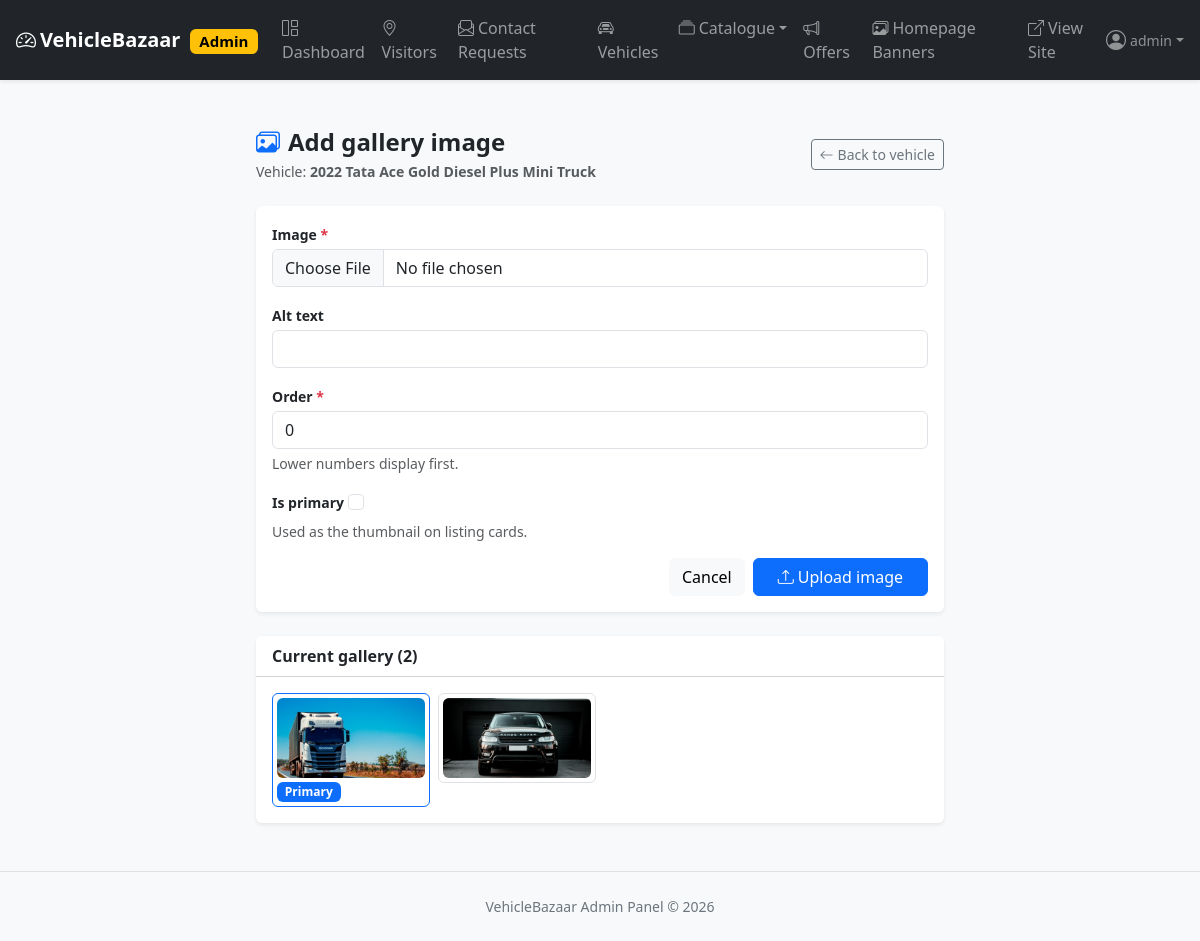
/admin-panel/vehicles/102/images/add/ (signed in), run on the app's committed database.
### apps/vehicles/models/vehicle.py (models this page shows, shortened)
class Vehicle(TimeStampedModel, SlugifiedModel):
    category = models.ForeignKey(
        Category, on_delete=models.PROTECT, related_name="vehicles"
    )
    brand = models.ForeignKey(Brand, on_delete=models.PROTECT, related_name="vehicles")
    model_name = models.CharField("Model", max_length=120)
    title = models.CharField(max_length=200)
    slug = models.SlugField(max_length=220, unique=True, db_index=True)
    manufacturing_year = models.PositiveSmallIntegerField(
        validators=[MinValueValidator(1950)]
    )
    registration_year = models.PositiveSmallIntegerField(
        null=True, blank=True, validators=[MinValueValidator(1950)]
    )
    price = models.DecimalField(
        max_digits=12, decimal_places=2, validators=[MinValueValidator(Decimal("0"))]
    )
    offer_price = models.DecimalField(
        max_digits=12,
        decimal_places=2,
        null=True,
        blank=True,
        validators=[MinValueValidator(Decimal("0"))],
        help_text="Discounted price. Leave empty for no discount.",
    )
    fuel_type = models.CharField(
        max_length=10, choices=FuelType.choices, default=FuelType.PETROL, db_index=True
    )
    transmission = models.CharField(
        max_length=10,
        choices=Transmission.choices,
        default=Transmission.MANUAL,
        db_index=True,
    )
    km_driven = models.PositiveIntegerField(validators=[MinValueValidator(0)])
    engine_cc = models.PositiveIntegerField("Engine (cc)", null=True, blank=True)
    color = models.CharField(max_length=60, blank=True)
    ownership = models.CharField(
        max_length=15, choices=Ownership.choices, default=Ownership.FIRST
    )
    location = models.CharField(max_length=120, db_index=True)
    description = models.TextField(blank=True)
    status = models.CharField(
        max_length=10,
        choices=VehicleStatus.choices,
        default=VehicleStatus.AVAILABLE,
        db_index=True,
    )
    is_featured = models.BooleanField(default=False, db_index=True)
    is_active = models.BooleanField(default=True, db_index=True)
    cover_image = models.ImageField(upload_to="vehicles/covers/", blank=True, null=True)
    features = models.ManyToManyField(Feature, blank=True, related_name="vehicles")
    objects = VehicleQuerySet.as_manager()
    class Meta:
        ordering = ["-created_at"]
        constraints = [
            models.CheckConstraint(
                name="vehicle_offer_price_below_price",
                check=(
                    models.Q(offer_price__isnull=True)
                    | models.Q(offer_price__lt=models.F("price"))
                ),
            ),
            models.CheckConstraint(
                name="vehicle_reg_year_not_before_mfg",
                check=(
                    models.Q(registration_year__isnull=True)
                    | models.Q(registration_year__gte=models.F("manufacturing_year"))
                ),
            ),
        ]
        indexes = [
            models.Index(fields=["is_active", "status"], name="veh_active_status_idx"),
            models.Index(fields=["-created_at"], name="veh_created_desc_idx"),
            models.Index(fields=["price"], name="veh_price_idx"),
            models.Index(fields=["manufacturing_year"], name="veh_mfg_year_idx"),
            models.Index(fields=["is_featured", "is_active"], name="veh_featured_idx"),
            models.Index(fields=["category", "status"], name="veh_cat_status_idx"),
            models.Index(fields=["brand", "status"], name="veh_brand_status_idx"),
        ]

### apps/vehicles/models/vehicle_image.py (models this page shows, shortened)
class VehicleImage(TimeStampedModel):
    vehicle = models.ForeignKey(
        "vehicles.Vehicle", on_delete=models.CASCADE, related_name="images"
    )
    image = models.ImageField(
        upload_to=upload_to_vehicle_image, validators=[validate_image_upload]
    )
    alt_text = models.CharField(max_length=200, blank=True)
    order = models.PositiveSmallIntegerField(
        default=0, help_text="Lower numbers display first."
    )
    is_primary = models.BooleanField(
        default=False, help_text="Used as the thumbnail on listing cards."
    )
    objects = VehicleImageQuerySet.as_manager()
    class Meta:
        ordering = ["-is_primary", "order", "id"]
        verbose_name_plural = "Vehicle images"
        constraints = [
            models.UniqueConstraint(
                fields=["vehicle"],
                condition=models.Q(is_primary=True),
                name="unique_primary_image_per_vehicle",
            ),
        ]
        indexes = [
            models.Index(fields=["vehicle", "order"], name="vehimg_order_idx"),
        ]

### apps/dashboard/entity_views.py (the view)
# urls.py: path("vehicles/<int:vehicle_pk>/images/add/", ev.vehicle_image_add, name="vehicle_image_add"),
@login_required
@staff_required
def vehicle_image_add(request, vehicle_pk):
    vehicle = get_object_or_404(Vehicle, pk=vehicle_pk)
    form = VehicleImageForm(request.POST or None, request.FILES or None)
    if request.method == "POST" and form.is_valid():
        img = form.save(commit=False)
        img.vehicle = vehicle
        img.save()
        messages.success(request, "Image added to gallery.")
        return redirect("vehicle_update", pk=vehicle.pk)
    return render(
        request,
        "admin_panel/vehicle_image_form.html",
        {
            "form": form,
            "vehicle": vehicle,
            "gallery": list(vehicle.images.ordered()),
        },
    )

### apps/dashboard/forms.py
class VehicleImageForm(BaseAdminForm):
    class Meta:
        model = VehicleImage
        fields = ["image", "alt_text", "order", "is_primary"]

### apps/core_context.py (called while the page is built)
def site_settings(request):
    return {
        "SITE_NAME": getattr(settings, "SITE_NAME", "VehicleBazaar"),
        "SITE_TAGLINE": getattr(settings, "SITE_TAGLINE", "Quality second-hand vehicles, verified."),
    }

### apps/dashboard/forms.py (called while the page is built)
def _bootstrapify(fields) -> None:
    for name, field in fields.items():
        widget = field.widget
        if isinstance(widget, forms.CheckboxInput):
            widget.attrs.setdefault("class", "form-check-input")
        elif isinstance(widget, forms.SelectMultiple):
            widget.attrs.setdefault("class", "form-select")
            widget.attrs.setdefault("size", "8")
        elif isinstance(widget, forms.Select):
            widget.attrs.setdefault("class", "form-select")
        else:
            widget.attrs.setdefault("class", "form-control")

### apps/offers/context_processors.py (called while the page is built)
def active_offer(request):
    if request.path.startswith("/admin-panel/") or request.path.startswith("/django-admin/"):
        return {"modal_offer": None}
    return {"modal_offer": OfferService.get_modal_offer()}

### apps/vehicles/models/vehicle_image.py (called while the page is built)
    def ordered(self) -> "VehicleImageQuerySet":
        return self.order_by("-is_primary", "order", "id")

### templates/admin_panel/vehicle_image_form.html (shortened to what this page needs)
{% extends "admin_panel/base.html" %}
{% block content %}
<div class="container-fluid px-3 py-4" style="max-width:720px;">
  <div class="d-flex justify-content-between align-items-center mb-4">
    <div>
      <h4 class="mb-0 fw-bold"><i class="bi bi-images me-2 text-primary"></i>Add gallery image</h4>
      <div class="small text-muted mt-1">Vehicle: <strong>{{ vehicle.title }}</strong></div>
    </div>
    <a href="/admin-panel/vehicles/{{ vehicle.pk }}/edit/" class="btn btn-outline-secondary btn-sm"><i class="bi bi-arrow-left me-1"></i>Back to vehicle</a>
  </div>
  <div class="card shadow-sm border-0">
    <div class="card-body">
      <form method="post" enctype="multipart/form-data" novalidate>
        {% for field in form %}{% include "admin_panel/partials/field.html" %}{% endfor %}
        <div class="d-flex justify-content-end gap-2 mt-3">
          <a href="/admin-panel/vehicles/{{ vehicle.pk }}/edit/" class="btn btn-light">Cancel</a>
          <button type="submit" class="btn btn-primary px-4"><i class="bi bi-upload me-1"></i>Upload image</button>
        </div>
      </form>
    </div>
  </div>
  {% if gallery %}
  <div class="card shadow-sm border-0 mt-4">
    <div class="card-header bg-white fw-semibold">Current gallery ({{ gallery|length }})</div>
    <div class="card-body">
      <div class="row g-2">
        {% for img in gallery %}
          <div class="col-4 col-md-3">
            <div class="border rounded p-1 {% if img.is_primary %}border-primary{% endif %}">
              <img src="{{ img.image.url }}" alt="" class="w-100 rounded" style="height:80px;object-fit:cover;">
              {% if img.is_primary %}<span class="badge text-bg-primary">Primary</span>{% endif %}
            </div>
          </div>
        {% endfor %}
      </div>
    </div>
  </div>
  {% endif %}
</div>
{% endblock %}

### templates/admin_panel/base.html (shortened to what this page needs)
{% load static %}<!DOCTYPE html>
<html lang="en">
<head>
  <link href="https://cdn.jsdelivr.net/npm/bootstrap@5.3.3/dist/css/bootstrap.min.css" rel="stylesheet">
  <link href="https://cdn.jsdelivr.net/npm/bootstrap-icons@1.11.3/font/bootstrap-icons.min.css" rel="stylesheet">
  <link href="{% static 'css/style.css' %}" rel="stylesheet">
</head>
<body class="admin-body bg-body-tertiary">
<nav class="navbar navbar-expand-lg navbar-dark bg-dark shadow-sm sticky-top">
  <div class="container-fluid px-3">
    <a class="navbar-brand fw-bold" href="/admin-panel/">
      <i class="bi bi-speedometer2 me-1"></i>{{ SITE_NAME }} <span class="badge text-bg-warning ms-1">Admin</span>
    </a>
    <div class="collapse navbar-collapse" id="adminNav">
      <ul class="navbar-nav me-auto">
        <li class="nav-item"><a class="nav-link {% if active_nav == 'dashboard' %}active fw-semibold{% endif %}" href="/admin-panel/"><i class="bi bi-grid-1x2 me-1"></i>Dashboard</a></li>
        <li class="nav-item"><a class="nav-link {% if active_nav == 'visitors' %}active fw-semibold{% endif %}" href="/admin-panel/visitors/"><i class="bi bi-geo-alt me-1"></i>Visitors</a></li>
        <li class="nav-item"><a class="nav-link {% if active_nav == 'contacts' %}active fw-semibold{% endif %}" href="/admin-panel/contact-requests/"><i class="bi bi-envelope-paper me-1"></i>Contact Requests</a></li>
        <li class="nav-item"><a class="nav-link {% if active_nav == 'vehicles' %}active fw-semibold{% endif %}" href="/admin-panel/vehicles/"><i class="bi bi-car-front me-1"></i>Vehicles</a></li>
        <li class="nav-item dropdown">
          <a class="nav-link dropdown-toggle" href="#" data-bs-toggle="dropdown"><i class="bi bi-collection me-1"></i>Catalogue</a>
        </li>
        <li class="nav-item"><a class="nav-link {% if active_nav == 'offers' %}active fw-semibold{% endif %}" href="/admin-panel/offers/"><i class="bi bi-megaphone me-1"></i>Offers</a></li>
        <li class="nav-item"><a class="nav-link {% if active_nav == 'banners' %}active fw-semibold{% endif %}" href="/admin-panel/banners/"><i class="bi bi-images me-1"></i>Homepage Banners</a></li>
        <li class="nav-item"><a class="nav-link" href="/" target="_blank"><i class="bi bi-box-arrow-up-right me-1"></i>View Site</a></li>
      </ul>
      <div class="dropdown">
        <a href="#" class="d-flex align-items-center text-white-50 text-decoration-none dropdown-toggle" id="adminUserMenu" data-bs-toggle="dropdown" aria-expanded="false">
          {% if request.user.profile.photo %}
            <img src="{{ request.user.profile.photo.url }}" alt="" width="28" height="28" class="rounded-circle me-2" style="object-fit:cover;">
          {% else %}
            <i class="bi bi-person-circle me-1 fs-5"></i>
          {% endif %}
          <span class="small">{{ request.user.get_username }}</span>
        </a>
      </div>
    </div>
  </div>
</nav>
<main class="container-fluid py-4 px-3">
  {% block content %}{% endblock %}
</main>
<footer class="text-center text-secondary small py-4 border-top">
  {{ SITE_NAME }} Admin Panel &copy; {% now "Y" %}
</footer>
</body>
</html>

### static/css/style.css (style rules this page uses)
:root { --vb-primary: #0d6efd; --vb-dark: #111827; }
body { font-family: "Segoe UI", system-ui, -apple-system, sans-serif; }

### data on the page
Vehicle: title "2022 Tata Ace Gold Diesel Plus Mini Truck"
VehicleImage: image (picture), is_primary "Primary"
VehicleImage: image (picture)

### other printed values
{{ SITE_NAME }} "VehicleBazaar"
{{ request.user.get_username }} "admin"
{{ field.label }} "Image" "Alt text" "Order" "Is primary"
{{ field.help_text|safe }} "Lower numbers display first." "Used as the thumbnail on listing cards."
{{ gallery|length }} "2"
